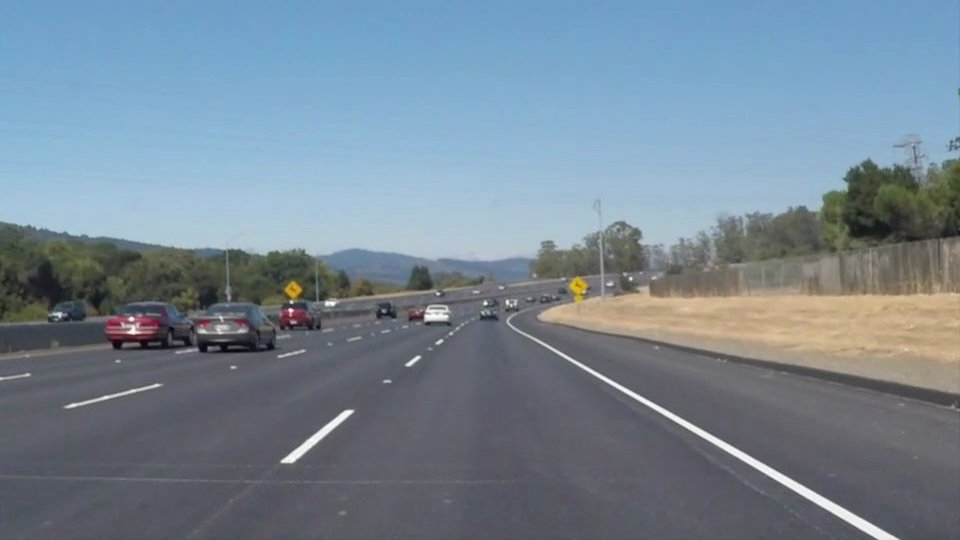
#> input picture Machine Learning/Project1 Lane Detection/test_images/solidWhiteCurve.jpg, 960 x 540 px; its folder holds only this picture in this run
$ jupyter execute --allow-errors 'Advance Lane Lines.ipynb'   (shell and % lines are left out)   (older library calls are emulated)
#> lines starting #> are read from the running program, lines starting #| are printed output that depends on the picture; after the words box and inside, x2 and y2 are one past the last pixel; in counts of white or black regions, pixels touching at a corner belong together
# Advanced Lane Finding Project

The goals / steps of this project are the following:

- Compute the camera calibration matrix and distortion coefficients given a set of chessboard images.
- Apply a distortion correction to raw images.
- Use color transforms, gradients, etc., to create a thresholded binary image.
- Apply a perspective transform to rectify binary image ("birds-eye view").
- Detect lane pixels and fit to find the lane boundary.
- Determine the curvature of the lane and vehicle position with respect to center.
- Warp the detected lane boundaries back onto the original image.
- Output visual display of the lane boundaries and numerical estimation of lane curvature and vehicle position.
- Video pipeline

[cell 1]
import numpy as np
import cv2
import glob
import matplotlib.pyplot as plt
import pickle

# Camera calibration [01-Camera Calibration](./01-Camera Calibration.ipynb)

[cell 2]
# Loading camera calibration
cameraCalibration = pickle.load( open('./pickled_data/camera_calibration.p', 'rb' ) )
#> (reads Machine Learning/lesson06-Computer Vision/pickled_data/camera_calibration.p from the repository)
mtx, dist = map(cameraCalibration.get, ('mtx', 'dist'))

# Apply a distortion correction to raw images.

[cell 3]
# Load test images.
testImages = list(map(lambda imageFileName: (imageFileName, cv2.imread(imageFileName)),
                      glob.glob('./test_images/*.jpg')))
#> testImages = 1 item

[cell 4]
def showImages(images, cols = 4, rows = 5, figsize=(15,10), cmap = None):
    """
    Display `images` on a [`cols`, `rows`] subplot grid.
    """
#> called with cols = 2, rows = 3, figsize = (15, 13)
    imgLength = len(images)
    fig, axes = plt.subplots(rows, cols, figsize=figsize)
    indexes = range(cols * rows)
    for ax, index in zip(axes.flat, indexes):
        if index < imgLength:
            imagePathName, image = images[index]
            if cmap == None:
                ax.imshow(image)
            else:
                ax.imshow(image, cmap=cmap)
            ax.set_title(imagePathName)
            ax.axis('off')

showImages(list(map(lambda img: (img[0], cv2.cvtColor(img[1], cv2.COLOR_BGR2RGB)),testImages)), 2, 3, (15, 13))

[cell 5]
# [17 lines left out: function imageSideBySide, not called in this run]


index = 1
#> (the rest of this cell did not finish here and is left out)

# Use color transforms, gradients, etc., to create a thresholded binary image.
for exploration details and orther visualizations [visit this notebook](02-Color%20Transform%20and%20Gradients%20Threshold.ipynb)

[cell 6]
def undistortAndHLS(image, mtx=mtx, dist=dist):
    """
    Undistort the image with `mtx`, `dist` and convert it to HLS.
    """
    undist = cv2.undistort(image, mtx, dist, None, mtx)
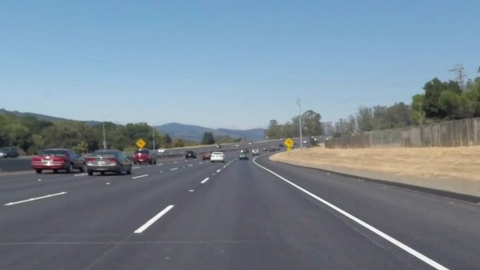
#> undist: shape (540, 960, 3) (shown at 1/2 size); mean B, G, R 148.1, 135, 119.6
#> image is the input picture: shape (540, 960, 3); mean B, G, R 148.1, 134.5, 118.5
    return cv2.cvtColor(undist, cv2.COLOR_BGR2HLS)
#> returned value: shape (540, 960, 3); mean of channels 0, 1, 2 98.1, 134.1, 57.1

#> (the rest of this cell did not finish here and is left out)

## Color space

[cell 7]
useSChannel = lambda img: undistortAndHLS(img)[:,:,2]

## Sobel

[cell 8]
def threshIt(img, thresh_min, thresh_max):
    """
    Applies a threshold to the `img` using [`thresh_min`, `thresh_max`] returning a binary image [0, 255]
    """
    xbinary = np.zeros_like(img)
    xbinary[(img >= thresh_min) & (img <= thresh_max)] = 1
    return xbinary

def absSobelThresh(img, orient='x', sobel_kernel=3, thresh_min=0, thresh_max=255):
    """
    Calculate the Sobel gradient on the direction `orient` and return a binary thresholded image
    on [`thresh_min`, `thresh_max`]. Using `sobel_kernel` as Sobel kernel size.
    """
#> called with orient = 'x', sobel_kernel = 3, thresh_min = 10, thresh_max = 160
    if orient == 'x':
        yorder = 0
#> yorder = 0
        xorder = 1
    else:
        yorder = 1
        xorder = 0

    sobel = cv2.Sobel(img, cv2.CV_64F, xorder, yorder, ksize=sobel_kernel)
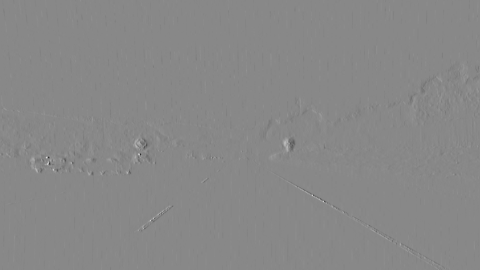
#> sobel: shape (540, 960) float64 (shown at 1/2 size); min -667, max 583, mean 0; drawn with min black and max white
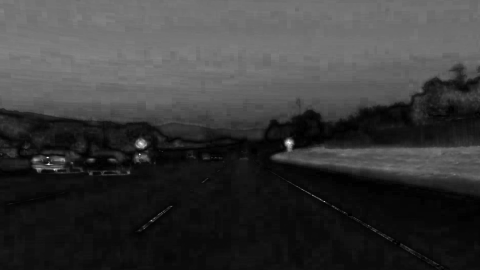
#> img: shape (540, 960) (shown at 1/2 size); min 0, max 255, mean 57.1
    abs_sobel = np.absolute(sobel)
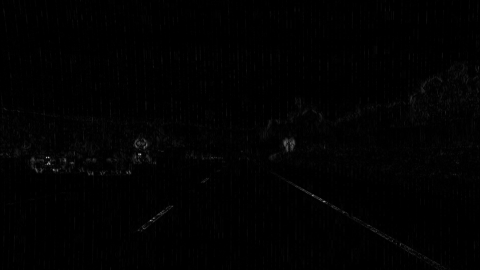
#> abs_sobel: shape (540, 960) float64 (shown at 1/2 size); min 0, max 667, mean 4.9; drawn with min black and max white
    scaled = np.uint8(255.0*abs_sobel/np.max(abs_sobel))
    return threshIt(scaled, thresh_min, thresh_max)
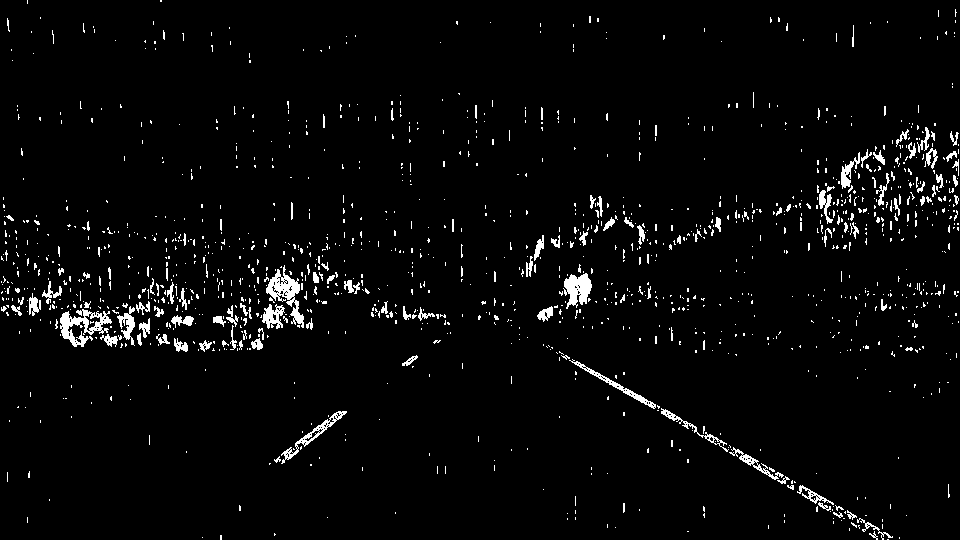
#> returned value: shape (540, 960); values 0 (black) and 1 (white), 3.3% white in thin lines or dots

[cell 9]
withSobelX = lambda img: absSobelThresh(useSChannel(img), thresh_min=10, thresh_max=160)

[cell 10]
withSobelY = lambda img: absSobelThresh(useSChannel(img), orient='y', thresh_min=10, thresh_max=160)
#> call 2 of absSobelThresh, with orient = 'y', sobel_kernel = 3, thresh_min = 10, thresh_max = 160
#> in absSobelThresh (call 2), `yorder = 1`: yorder = 1
#> in absSobelThresh (call 2), `sobel = cv2.Sobel(img, cv2.CV_64F, xorder, yorder, ksize=sobel_kernel)`:
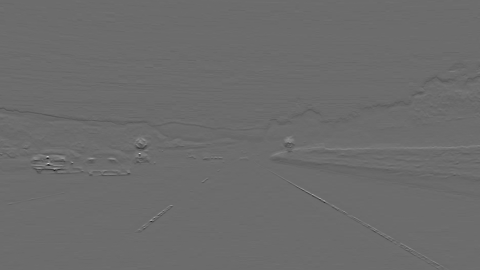
#> sobel: shape (540, 960) float64 (shown at 1/2 size); min -685, max 929, mean -1.4; drawn with min black and max white
#> in absSobelThresh (call 2), `return threshIt(scaled, thresh_min, thresh_max)`:
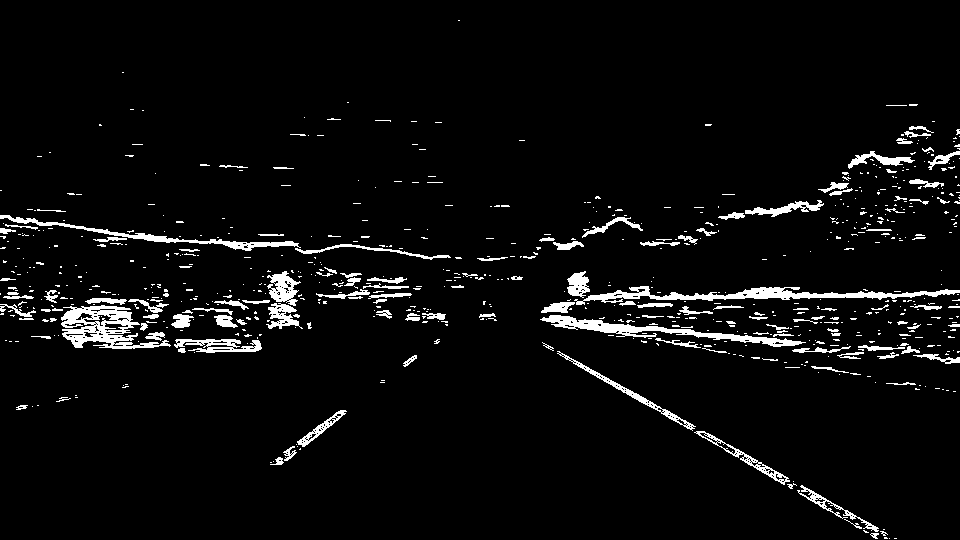
#> returned value: shape (540, 960); values 0 (black) and 1 (white), 4.6% white; 728 white regions (590 under 20 px), largest, box (x1, y1, x2, y2) and area: (574, 286, 960, 305) 2306, (61, 305, 171, 349) 2197, (540, 315, 806, 347) 1841

## Combining them

[cell 11]
def combineGradients(img):
    """
    Compute the combination of Sobel X and Sobel Y or Magnitude and Direction
    """
    sobelX = withSobelX(img)
    sobelY = withSobelY(img)
    combined = np.zeros_like(sobelX)
    combined[((sobelX == 1) & (sobelY == 1))] = 1
    return combined

[cell 12]
def applyAndPack(images, action):
    """
    Images is a colletion of pairs (`title`, image). This function applies `action` to the image part of `images`
    and pack the pair again to form (`title`, `action`(image)).
    """
    return list(map(lambda img: (img[0], action(img[1])), images))

def applyAndShow(images, action, cmap='gray'):
    """
    Applies `action` to the pair collection `images` (`title`, image) show the images and titles and return
    (`title`, `action`(image))
    """
    output = applyAndPack(images, action)
#> output = 1 item
    showImages( output, 2, 3, (15, 13), cmap=cmap)
#> in showImages (call 2), `imgLength = len(images)`: imgLength = 1
#> the loop in showImages (call 2), `for ax, index in zip(axes.flat, indexes):` made 6 passes
#> pass 1, in showImages (call 2), `imagePathName, image = images[index]`:
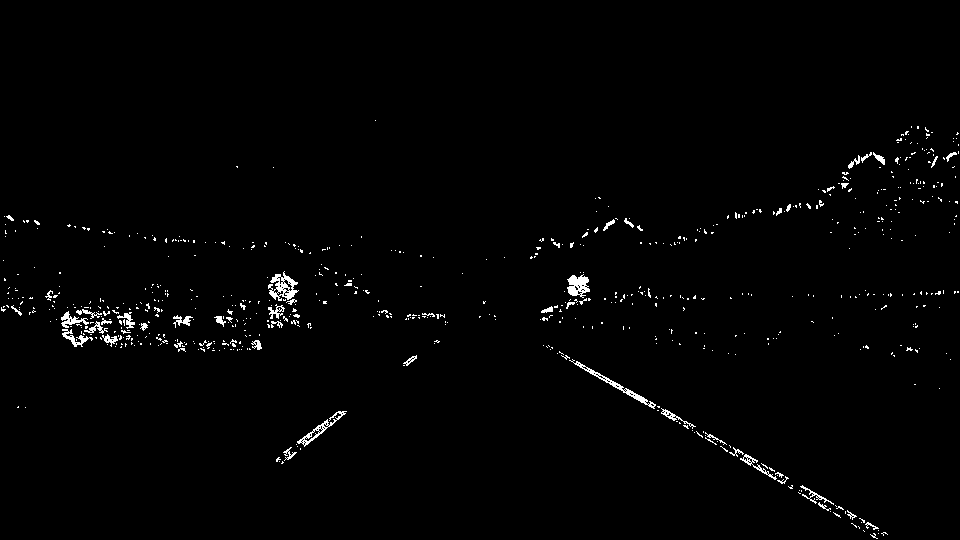
#> image: shape (540, 960); values 0 (black) and 1 (white), 1.3% white in thin lines or dots, all inside (x1, y1, x2, y2) = (1, 120, 959, 539)
    return output

[cell 13]
resultCombined = applyAndShow(testImages, combineGradients)
#> resultCombined = 1 item

# Apply a perspective transform to rectify binary image ("birds-eye view").
the details about how the transformation matrix was calculated can be found [in this notebook](03-Perspective%20transformation.ipynb)

[cell 14]
transMatrix = pickle.load( open('./pickled_data/perspective_transform.p', 'rb' ) )
#> (reads Machine Learning/lesson06-Computer Vision/pickled_data/perspective_transform.p from the repository)
M, Minv = map(transMatrix.get, ('M', 'Minv'))

[cell 15]
def adjustPerspective(image, M=M):
    """
    Adjust the `image` using the transformation matrix `M`.
    """
    img_size = (image.shape[1], image.shape[0])
    warped = cv2.warpPerspective(image, M, img_size)
    return warped

combineAndTransform = lambda img: adjustPerspective(combineGradients(img))

[cell 16]
resultPerspective = applyAndShow(testImages, combineAndTransform, cmap='gray')
#> resultPerspective = 1 item

# Detect lane pixels and fit to find the lane boundary.

[cell 17]
# Define conversions in x and y from pixels space to meters
ym_per_pix = 30/720 # meters per pixel in y dimension
xm_per_pix = 3.7/700 # meters per pixel in x dimension

def findLines(image, nwindows=9, margin=110, minpix=50):
    """
    Find the polynomial representation of the lines in the `image` using:
    - `nwindows` as the number of windows.
    - `margin` as the windows margin.
    - `minpix` as minimum number of pixes found to recenter the window.
    - `ym_per_pix` meters per pixel on Y.
    - `xm_per_pix` meters per pixels on X.

    Returns (left_fit, right_fit, left_lane_inds, right_lane_inds, out_img, nonzerox, nonzeroy)
    """
    # Make a binary and transform image
    binary_warped = combineAndTransform(image)
    # Take a histogram of the bottom half of the image
    histogram = np.sum(binary_warped[binary_warped.shape[0]//2:,:], axis=0)
    # Create an output image to draw on and  visualize the result
    out_img = np.dstack((binary_warped, binary_warped, binary_warped))*255
    # Find the peak of the left and right halves of the histogram
    # These will be the starting point for the left and right lines
    midpoint = np.int(histogram.shape[0]/2)
    leftx_base = np.argmax(histogram[:midpoint])
    rightx_base = np.argmax(histogram[midpoint:]) + midpoint

    # Set height of windows
    window_height = np.int(binary_warped.shape[0]/nwindows)
    # Identify the x and y positions of all nonzero pixels in the image
    nonzero = binary_warped.nonzero()
    nonzeroy = np.array(nonzero[0])
    nonzerox = np.array(nonzero[1])

    # Current positions to be updated for each window
    leftx_current = leftx_base
    rightx_current = rightx_base

    # Create empty lists to receive left and right lane pixel indices
    left_lane_inds = []
    right_lane_inds = []

    # Step through the windows one by one
    for window in range(nwindows):
        # Identify window boundaries in x and y (and right and left)
        win_y_low = binary_warped.shape[0] - (window+1)*window_height
        win_y_high = binary_warped.shape[0] - window*window_height
        win_xleft_low = leftx_current - margin
        win_xleft_high = leftx_current + margin
        win_xright_low = rightx_current - margin
        win_xright_high = rightx_current + margin
        # Draw the windows on the visualization image
        cv2.rectangle(out_img,(win_xleft_low,win_y_low),(win_xleft_high,win_y_high),(0,255,0), 2)
        cv2.rectangle(out_img,(win_xright_low,win_y_low),(win_xright_high,win_y_high),(0,255,0), 2)
        # Identify the nonzero pixels in x and y within the window
        good_left_inds = ((nonzeroy >= win_y_low) & (nonzeroy < win_y_high) & (nonzerox >= win_xleft_low) & (nonzerox < win_xleft_high)).nonzero()[0]
        good_right_inds = ((nonzeroy >= win_y_low) & (nonzeroy < win_y_high) & (nonzerox >= win_xright_low) & (nonzerox < win_xright_high)).nonzero()[0]
        # Append these indices to the lists
        left_lane_inds.append(good_left_inds)
        right_lane_inds.append(good_right_inds)
        # If you found > minpix pixels, recenter next window on their mean position
        if len(good_left_inds) > minpix:
            leftx_current = np.int(np.mean(nonzerox[good_left_inds]))
        if len(good_right_inds) > minpix:
            rightx_current = np.int(np.mean(nonzerox[good_right_inds]))

    # Concatenate the arrays of indices
    left_lane_inds = np.concatenate(left_lane_inds)
    right_lane_inds = np.concatenate(right_lane_inds)
    # Extract left and right line pixel positions
    leftx = nonzerox[left_lane_inds]
    lefty = nonzeroy[left_lane_inds]
    rightx = nonzerox[right_lane_inds]
    righty = nonzeroy[right_lane_inds]

    # Fit a second order polynomial to each
    left_fit = np.polyfit(lefty, leftx, 2)
    right_fit = np.polyfit(righty, rightx, 2)

    # Fit a second order polynomial to each
    left_fit_m = np.polyfit(lefty*ym_per_pix, leftx*xm_per_pix, 2)
    right_fit_m = np.polyfit(righty*ym_per_pix, rightx*xm_per_pix, 2)

    return (left_fit, right_fit, left_fit_m, right_fit_m, left_lane_inds, right_lane_inds, out_img, nonzerox, nonzeroy)

def visualizeLanes(image, ax):
    """
    Visualize the windows and fitted lines for `image`.
    Returns (`left_fit` and `right_fit`)
    """
    left_fit, right_fit, left_fit_m, right_fit_m, left_lane_inds, right_lane_inds, out_img, nonzerox, nonzeroy = findLines(image)
    # Visualization
    ploty = np.linspace(0, image.shape[0]-1, image.shape[0] )
    left_fitx = left_fit[0]*ploty**2 + left_fit[1]*ploty + left_fit[2]
    right_fitx = right_fit[0]*ploty**2 + right_fit[1]*ploty + right_fit[2]

    out_img[nonzeroy[left_lane_inds], nonzerox[left_lane_inds]] = [255, 0, 0]
    out_img[nonzeroy[right_lane_inds], nonzerox[right_lane_inds]] = [0, 0, 255]
    ax.imshow(out_img)
    ax.plot(left_fitx, ploty, color='yellow')
    ax.plot(right_fitx, ploty, color='yellow')
    return ( left_fit, right_fit, left_fit_m, right_fit_m )

def showLaneOnImages(images, cols = 2, rows = 3, figsize=(15,13)):
    """
    Display `images` on a [`cols`, `rows`] subplot grid.
    Returns a collection with the image paths and the left and right polynomials.
    """
#> called with cols = 2, rows = 3, figsize = (15, 13)
    imgLength = len(images)
#> imgLength = 1
    fig, axes = plt.subplots(rows, cols, figsize=figsize)
    indexes = range(cols * rows)
    imageAndFit = []
    for ax, index in zip(axes.flat, indexes):
        if index < imgLength:
            imagePathName, image = images[index]
            left_fit, right_fit, left_fit_m, right_fit_m = visualizeLanes(image, ax)
            ax.set_title(imagePathName)
            ax.axis('off')
            imageAndFit.append( ( imagePathName, left_fit, right_fit, left_fit_m, right_fit_m ) )
#> this loop made 1 pass
#> after the loop, imageAndFit = []
    return imageAndFit

#> (the rest of this cell did not finish here and is left out)

# Determine the curvature of the lane and vehicle position with respect to center.

[cell 18]
# [6 lines left out: function calculateCurvature, not called in this run]

#> (the rest of this cell did not finish here and is left out)

# Warp the detected lane boundaries back onto the original image.

[cell 19]
# [23 lines left out: function drawLine, not called in this run]

def drawLaneOnImage(img):
    """
    Find and draw the lane lines on the image `img`.
    """
    left_fit, right_fit, left_fit_m, right_fit_m, _, _, _, _, _ = findLines(img)
    output = drawLine(img, left_fit, right_fit)
    return cv2.cvtColor( output, cv2.COLOR_BGR2RGB )

#> (the rest of this cell did not finish here and is left out)

#> call 2 of findLines, with nwindows = 9, margin = 110, minpix = 50
#> in findLines (call 2), `histogram = np.sum(binary_warped[binary_warped.shape[0]//2:,:], axis=0)`: histogram = 960 values from 0 to 0
#> in findLines (call 2), `nonzeroy = np.array(nonzero[0])`: nonzeroy = empty array
#> after the loop in findLines (call 2), `for window in range(nwindows):`:
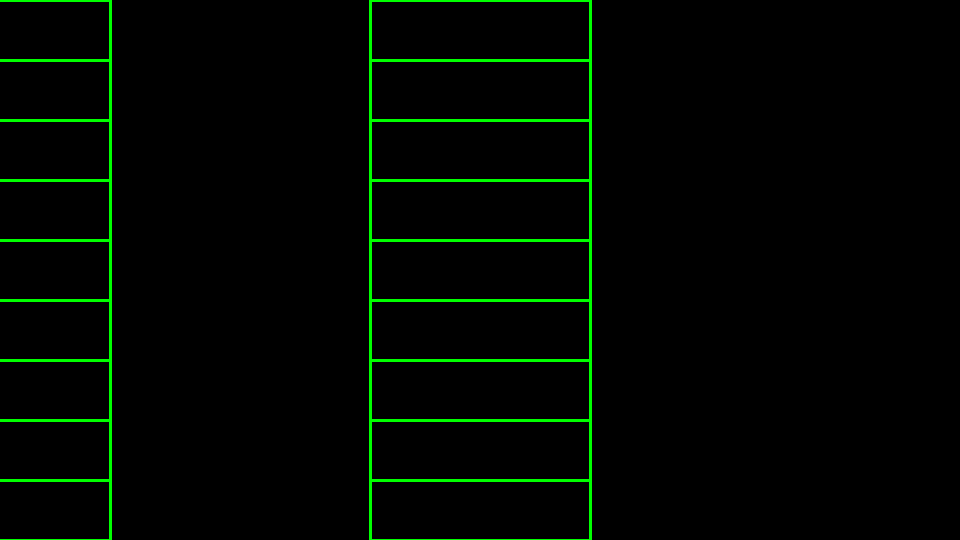
#> out_img: shape (540, 960, 3); mean of channels 0, 1, 2 0, 6.7, 0; drawn as B, G, R
#> after the loop in findLines (call 2), `for window in range(nwindows):`: left_lane_inds = [empty array, empty array, empty array, empty array, empty array, empty array, empty array, empty array, empty array]; right_lane_inds has the same summary as left_lane_inds
#> in findLines (call 2), `left_lane_inds = np.concatenate(left_lane_inds)`: left_lane_inds = empty array

# Output visual display of the lane boundaries and numerical estimation of lane curvature and vehicle position.

[cell 20]
def pipeline(img, fontScale=2):
    """
    Find and draw the lane lines on the image `img`.
    """
    left_fit, right_fit, left_fit_m, right_fit_m, _, _, _, _, _ = findLines(img)
    output = drawLine(img, left_fit, right_fit)

    # Calculate curvature
    leftCurvature = calculateCurvature(yRange, left_fit_m)
    rightCurvature = calculateCurvature(yRange, right_fit_m)

    # Calculate vehicle center
    xMax = img.shape[1]*xm_per_pix
    yMax = img.shape[0]*ym_per_pix
    vehicleCenter = xMax / 2
    lineLeft = left_fit_m[0]*yMax**2 + left_fit_m[1]*yMax + left_fit_m[2]
    lineRight = right_fit_m[0]*yMax**2 + right_fit_m[1]*yMax + right_fit_m[2]
    lineMiddle = lineLeft + (lineRight - lineLeft)/2
    diffFromVehicle = lineMiddle - vehicleCenter
    if diffFromVehicle > 0:
        message = '{:.2f} m right'.format(diffFromVehicle)
    else:
        message = '{:.2f} m left'.format(-diffFromVehicle)

    # Draw info
    font = cv2.FONT_HERSHEY_SIMPLEX
    fontColor = (255, 255, 255)
    cv2.putText(output, 'Left curvature: {:.0f} m'.format(leftCurvature), (50, 50), font, fontScale, fontColor, 2)
    cv2.putText(output, 'Right curvature: {:.0f} m'.format(rightCurvature), (50, 120), font, fontScale, fontColor, 2)
    cv2.putText(output, 'Vehicle is {} of center'.format(message), (50, 190), font, fontScale, fontColor, 2)
    return output

#> (the rest of this cell did not finish here and is left out)

# Video pipeline

[cell 21]
from moviepy.editor import VideoFileClip

class Lane():
    # [46 lines left out: functions __init__, calculateLanes, displayLanes, not called in this run]

def videoPipeline(inputVideo, outputVideo):
    """
    Process the `inputVideo` frame by frame to find the lane lines, draw curvarute and vehicle position information and
    generate `outputVideo`
    """
    myclip = VideoFileClip(inputVideo)

    leftLane = Lane()
    rightLane = Lane()

    # [21 lines left out: function processImage, not called in this run]

    clip = myclip.fl_image(processImage)
    clip.write_videofile(outputVideo, audio=False)

# Project video
videoPipeline('project_video.mp4', 'video_output/project_video.mp4')
#> (the call stopped at in videoPipeline, `myclip = VideoFileClip(inputVideo)`: moviepy is not available in this run)
